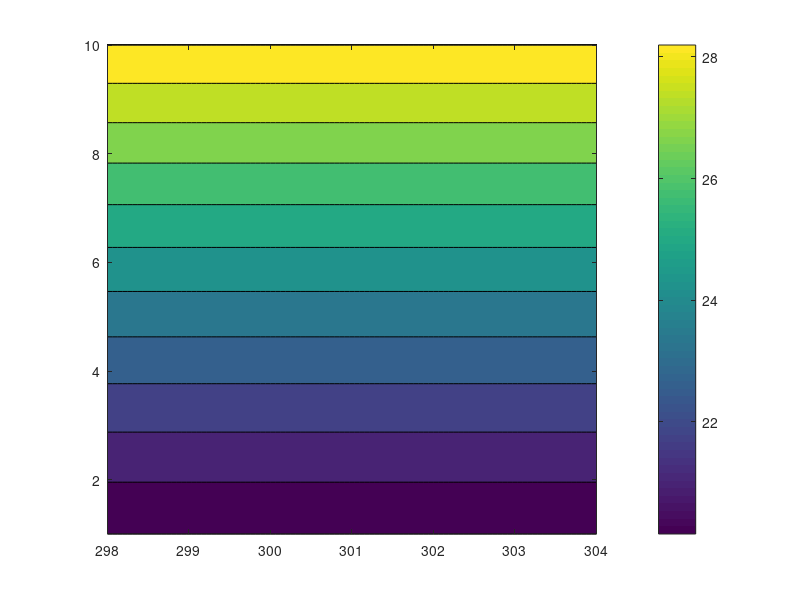

Source code (MATLAB):
clear all;close all;clc;
addpath(genpath('../../../../../Work/MatLAB_TOOLS/'));
tic;
% =========================================================================
% 
% Radiative-Convective Systems Idealized Model - Equilibrium.
% Formulations based on Hu and Randall 1995: Low-Frequency Oscillations in
% Radiative-COnvective Systems. Part II: An Idealized Model.
% 
% This formulation calculates the equilibrium solutions of the idealized
% model from Hu and Randall 1995. The main purpose is to reproduce its Fig.
% 3 (a), (b), (c) and test the linear solutions with DYNAMO data input.
% 
% =========================================================================
% %% Load data:
% load ../Data/DATA_Gan_ARM_MET_3hr.mat
% load ../Data/DATA_Gan_PBL.mat
% load ../Data/DATA_Gan_SondeParameter.mat

% =========================================================================
%% Settings.

% *Set constants:
g       =       9.80665; % gravity acceleration (m/s^2)
R0      =           287; % gas constant for dry air (J/(K*kg))
cp      =          1004; % specific heat of dry air at constant pressure (J/(K*kg))
Gamma_d =          g/cp; % dry adiabatic temperature lapse rate (K/m) 
Gamma_m =        6.8e-3; % moist adiabatic tempreature lapse rate (K/m)
Lc      =         2.5e6; % latent heat of condensation (J/kg)
CD      =        1.5e-3; % surface turbulent transfer coefficient over oceans

% *Set functions:
Hs      = @(Tm) R0*Tm/g;                % layer mean scale height for layer mean temperature Tm(K) (m)
Zh      = @(Hs,p,p0) -Hs*log(p/p0);     % Hypsometric equation

% *Set functions for saturated mixing ratio 1: 
Pws1    = @(T) 6.116441*10^((7.591386*(T-273.15))/((T-273.15)+240.7263));
                                        % Calculate saturated water vapor
                                        % pressure (Pa) based on 
                                        % Vaisala HUMIDITY CONVERSION FORMULAS,
                                        % T in unit of (K)
qs1     = @(P,Pws) 621.97*((Pws)/(P-Pws))*(1/1000); 
                                        % saturated mixing ratio according
                                        % to water vapor saturation pressure
                                        % (kg/kg)

% *Set functions for saturated mixing ratio 2:
% Pws2    = @(T) calculate_saturation_vapor_pressure_liquid(T); 
                                        % Calculate saturated water vapor
                                        % pressure (Pa) based on 
                                        % Murphy and Koop 2005 method,
                                        % T in unit of (K)
% qs2     = @(P,T,in,type_in,type_out) convert_humidity(P,T,in,type_in,type_out);
                                        % Calculate saturated mixing ratio
                                        % according to water vapor
                                        % saturation pressure
                                        % (kg/kg)                                 
                                       
% =========================================================================
% *Repeatedly setting parameters and calculating the linear solutions with
% varying SST and Surface Wind (Vs):
 
xx = linspace(298,304,100);     % SST range (K)
yy = linspace(1.0,10.0,100);    % Surface WInd (Vs) range (m/s)

for xi = 1:length(xx);
    for yi = 1:length(yy);
        
        %% Settings.
        % Set Parameters:
        P0      =     1000.*100; % pressure at surface (Pa)
        PB      =      800.*100; % pressure at mixed-layer top (Pa)
        Pmid    =      500.*100; % pressure at mid-level (Pa)
        PT      =      200.*100; % pressure at top of troposphere (Pa)
        del_PM  =         P0-PB; % mixed layer depth (Pa)
        
        % Varying parameter:
        SST     =        xx(xi); % sea surface temperature (K)
        
        TRM     =           288; % radiative equilibrium temperature in the mixed-layer (K)
        TRB     =           278; % radiative equilibrium temperature at mixed-layer top (K)
        Z0      =             0; % surface height (m)
        ZB      = Zh(Hs(mean([SST,TRB])),PB,P0); % mixed-layer top height (m)
        Zmid    =          5000; % mid-level height (m)
        S00     =        cp*SST; % dry static energy at the surface (J/kg=m^2/s^2)
        SRM     =        cp*TRM; % dry static energy reference in mixed layer (J/kg=m^2/s^2)
        SRB     =   cp*TRB+g*ZB; % dry static energy at mixed-layer top (J/kg=m^2/s^2)
        
        q001    = qs1(P0./100,Pws1(SST)); q00 = q001;
        % saturated mixing ratio at the surface (kg/kg) based on method 1
        % q002    = qs2(P0,SST,Pws2(SST),'partial pressure','mixing ratio'); q00 = q002;
        % saturated mixing ratio at the surface (kg/kg) based on method 2
        
        c       =           0.6; % precipitating efficiency factor
        
        % Varying parameter:
        Vs      =        yy(yi); % surface wind (m/s)
        
        rho0    =         1.225; % standard sea level air density (kg/m^3)
        tau     =      20*86400; % radiation relaxation time scale (s)
        v       =  rho0.*CD.*Vs; % symbol for rho0.*CD.*Vs (kg/m^2/s))
        
        R       = (Pmid-PB)/(PT-PB); % For calculating G in Hu and Randall 1995
        W       = cp*Zmid*(Gamma_d-Gamma_m)/q00; % For calculating G in Hu and Randall 1995
        
        % *Set convective mass flux (Mc) of linear solution,
        % in which coeff_B is needed for calculation:
        coeff_B = ( g.*v.*S00./del_PM)+(SRM./tau ); 
        
        Mc(xi,yi) = ...
            ( ...
            ( ( SRB./tau )-((q00.*(W-Lc.*R))./(tau.*(1-R))) ) ...
            .* ( (g.*v./del_PM)+(1./tau) ) ...
            -  ( coeff_B./tau ) ...
            ) ...
            ./( ...
              ( c.*coeff_B./(v.*tau) ) ...
            - ( (c.*SRB./(v.*tau)).*((g.*v./del_PM)+(1./tau)) ) ...
            + ( (q00.*(W-Lc.*R).*g.*v)./(tau.*(1-R).*del_PM) ) ...
            + ( (g.*q00./(PB-PT)).*((W-Lc.*R)./(1-R)-c).*(g.*v./del_PM+(1./tau)) ) ...
            );
        
        if ( Mc(xi,yi) <= 0 )
            Mc(xi,yi) = 0;
        end
          
        % *Set coefficients for linear solutions:
        coeff_A = (g.*v./del_PM) + (1./tau) + (g.*Mc(xi,yi)./del_PM);
        coeff_B = (g.*v.*S00./del_PM) + (SRM./tau);
        coeff_C = (g.*Mc(xi,yi)./del_PM);
        coeff_D = (g.*Mc(xi,yi)./(PB-PT));
        coeff_F = (g.*(1-c).*Mc(xi,yi)./(PB-PT));
        coeff_H = (1+c.*Mc(xi,yi)./v);
        
        %% Calculation:
        % Calculate the linear solutions:
        
        % 1. dry static energy at top of mixed-layer (J/kg=m^2/s^2)
        SBt(xi,yi) = ((coeff_B.*coeff_D./coeff_A)+(SRB./tau)+(Lc.*q00.*(coeff_D-coeff_F)./coeff_H)) ...
                   ./((1./tau)+(coeff_D)-(coeff_C.*coeff_D./coeff_A));
        
        % 2. dry static energy in mixed-layer (J/kg=m^2/s^2)
        SM(xi,yi) = (coeff_B+coeff_C.*SBt(xi,yi))./(coeff_A);
        
        % 3. water vapor mixing ratio at top of mixed-layer (kg/kg)
        qBt(xi,yi) = (q00.*(1-c))./(1+(c.*Mc(xi,yi)./v));
        
        % 4. water vapor mixing ratio in mixed-layer (kg/kg)
        qM(xi,yi) = (q00)./(1+(c.*Mc(xi,yi)./v));
        
    end
end

% =========================================================================
%% Plotting:
% contourf(xx,yy,SM./cp);
contourf(xx,yy,qM.*1000);
% contourf(xx,yy,c.*qM.*Mc);
colormap;
colorbar;
axis square;
% =========================================================================
%% Display runnung time.
time_cost = toc;
disp(time_cost);